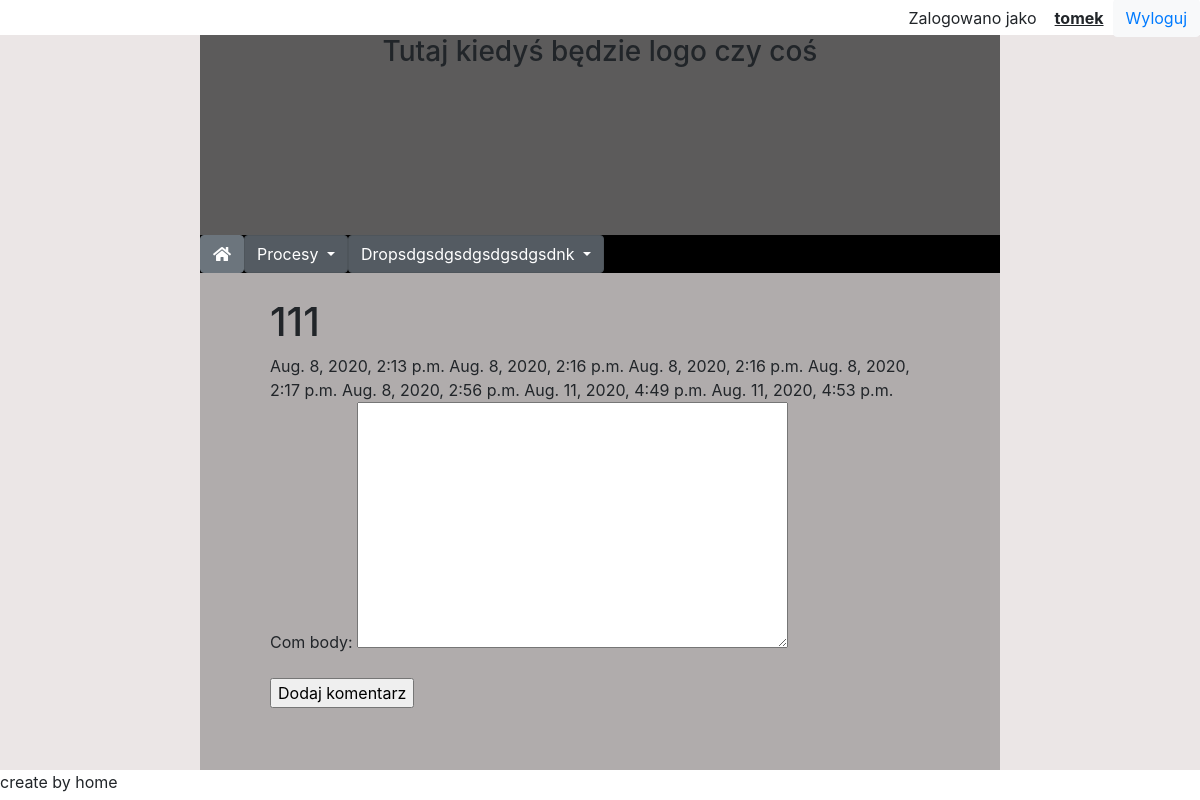
Page /info/processes/1/ (signed in) on the committed database.
### info_flow/models.py (models this page shows)
class process(models.Model):
	proc_author = models.ForeignKey(settings.AUTH_USER_MODEL, on_delete=models.SET('deleted'), related_name='proc_user')
	proc_process_name = models.CharField(max_length=150)
	proc_description = models.TextField(null=True)
	proc_created = models.DateTimeField(auto_now_add=True)
	proc_modified = models.DateTimeField(auto_now=True)
	proc_start_date = models.DateTimeField(null=True, blank=True)
	proc_end_date = models.DateTimeField(null=True, blank=True)
	proc_category = models.ForeignKey(category, on_delete=models.CASCADE)
	proc_is_active=models.BooleanField(default=True)
	proc_is_private=models.BooleanField(default=True)
	proc_is_deleted=models.BooleanField(default=False)
	proc_assigned = models.ForeignKey(settings.AUTH_USER_MODEL, on_delete=models.SET('deleted'), null=True, blank=True, related_name='assigned_user')
	proc_file=models.ForeignKey(files, on_delete=models.CASCADE, null=True, blank=True)
	class Meta():
		ordering=['proc_created']
		permissions=(
			("can_view", "Can see processes"),
			)

class tasks(models.Model):
	tasks_name = models.CharField(max_length=150, blank=False)
	tasks_description = models.TextField(null=True)
	tasks_created = models.DateTimeField(auto_now_add=True)
	tasks_modified = models.DateTimeField(auto_now=True)
	tasks_start_date = models.DateTimeField(null=True, blank=True)
	tasks_end_date = models.DateTimeField(null=True, blank=True)
	tasks_assigned = models.ForeignKey(settings.AUTH_USER_MODEL, on_delete=models.SET('deleted'), null=True,  blank=True)
	tasks_is_active=models.BooleanField(default=True)
	tasks_proc=models.ForeignKey(process, on_delete=models.CASCADE)
	tasks_file=models.ForeignKey(files, on_delete=models.CASCADE, null=True, blank=True)

### info_flow/views.py (the view)
# urls.py: path('processes/<int:pid>/', views.if_show_proc, name='if_show_proc'),
@login_required
@permission_required('info_flow.view_process')
def if_show_proc(request, pid):
	if request.method=='POST':
		com_form=CommForm(request.POST)
		if com_form.is_valid():
			newCom=com_form.save(commit=False)
			newCom.com_author_id=1
			newCom.com_proc_id=pid
			com_form.save()
		return redirect('info_flow:if_show_proc', pid=pid)
	else:
		com_form=CommForm()
		coms=comments.objects.all().filter(com_proc_id=pid)
		proc=process.objects.get(pk = pid)
		task=tasks.objects.all().filter(tasks_proc_id=pid)
		context={'proc':proc,'task':task, 'com_form':com_form, 'coms':coms}
	return render(request, 'info_flow/if_show_proc.html', context)

### info_flow/forms.py
class CommForm(forms.ModelForm):
	class Meta:
		model=comments
		fields=['com_body']

### info_flow/templates/info_flow/if_show_proc.html (shortened to what this page needs)
{% extends "base.html" %}
{% block content %}
<h1>{{proc.proc_process_name}}</h1>
{% for t in task %}
	{{t.tasks_created}}
{% endfor %}
<form  method="POST" action="{% url 'info_flow:if_show_proc' proc.id %}">
{{ com_form.as_p }}
<input type="submit" value="Dodaj komentarz">
</form>
{% endblock %}

### templates/base.html (shortened to what this page needs)
<!DOCTYPE html>
<html lang="en">
<head>
    {% load static %}
    <link rel="stylesheet" href="https://maxcdn.bootstrapcdn.com/bootstrap/4.0.0/css/bootstrap.min.css">
    <link rel="stylesheet" href="https://use.fontawesome.com/releases/v5.7.0/css/all.css">
    <link rel="stylesheet" type="text/css" href="{% static 'css/base_style.css' %}">
</head>
<body>
<div class=page>
<div class=user_info margin-left=auto>
 {% if user.is_authenticated %}
    Zalogowano jako &#160; &#160; <b><u>{{ user.get_username }}</u></b> &#160;&#160;
     <button type="button" class="btn btn-light"><a href="{% url 'logout'%}?next={{request.path}}"> Wyloguj </a></button>
   {% else %}
     <button type="button" class="btn btn-light"><a href="{% url 'login'%}?next={{request.path}}"> Zaloguj </a></button>
   {% endif %}
</div>
<div class="header">
<h3 align="center">Tutaj kiedyś będzie logo czy coś</h3>
</div>
<div class="menu">
        <div class="btn-group">
            <div class="dropdown show">
              <a class="btn btn-secondary" href="{% url 'info_flow:if_index' %}" role="button">
                <i class="fas fa-home"></i>
              </a>
            </div>
            <div class="dropdown show">
              <a class="btn btn-secondary dropdown-toggle" href="#" role="button" id="dropdownMenuLink" data-toggle="dropdown" aria-haspopup="true" aria-expanded="false">
                Procesy
              </a>
            </div>
            <div class="dropdown show">
              <a class="btn btn-secondary dropdown-toggle" href="#" role="button" id="dropdownMenuLink" data-toggle="dropdown" aria-haspopup="true" aria-expanded="false">
                Dropsdgsdgsdgsdgsdgsdnk
              </a>
         </div>
    </div>
</div>
        <div class="main">
          {% block content %}
        {% endblock %}
        </div>
<div class='footer'>
    create by
   home
</div>
</div>
</body>
</html>

### static/css/base_style.css (style rules this page uses)
html, body { height: 100%; background-color: #ebe6e6; }
.page { display: flex; flex-flow: column; height: 100%; }
.user_info { background-color: white; width: 100%; height: 35px; display: flex; justify-content: right; align-items: center; }
.header { margin-right: 200px; margin-left: 200px; flex: 0 0 200px; background-color: #5c5b5b; }
.menu { margin-right: 200px; margin-left: 200px; flex: none; background-color: black; }
.main { margin-right: 200px; margin-left: 200px; padding: 25px; padding-left: 70px; padding-right: 70px; display: flex; flex-flow: column; flex: 1 1 auto; overflow-y: auto; background-color: #b0acac; }
.footer { flex: 0 0 30px; background-color: white; }

### rows in the picture
process: proc_process_name "111"
tasks: tasks_created "Aug. 8, 2020, 2:13 p.m."
tasks: tasks_created "Aug. 8, 2020, 2:16 p.m."
tasks: tasks_created "Aug. 8, 2020, 2:16 p.m."
tasks: tasks_created "Aug. 8, 2020, 2:17 p.m."
tasks: tasks_created "Aug. 8, 2020, 2:56 p.m."
tasks: tasks_created "Aug. 11, 2020, 4:49 p.m."
tasks: tasks_created "Aug. 11, 2020, 4:53 p.m."

### other values in the picture
{{ user.get_username }} "tomek"
